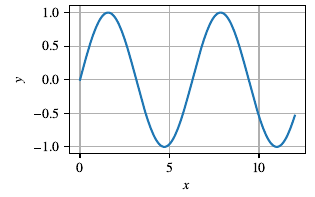

Source code (Python):
import matplotlib.pyplot as plt
import numpy as np
plt.rcParams['font.family']=\
   'STIXGeneral'
plt.rcParams['mathtext.fontset']=\
   'stix'
x = np.linspace(0, 12, 150)
fig, ax = plt.subplots()
fig.set_size_inches(80/25.4,50/25.4)
g1, = ax.plot(x, np.sin(x))
plt.grid()
plt.xlabel('$x$')
plt.ylabel('$y$')
plt.subplots_adjust(left=0.22,\
right=0.97, top=0.97, bottom=0.22)
plt.savefig('schriftartstix.pdf')